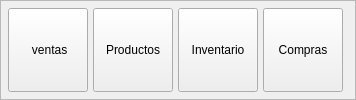
     <widget class="QFrame" name="frame_2">
      <property name="sizePolicy">
       <sizepolicy hsizetype="Preferred" vsizetype="Preferred">
        <horstretch>0</horstretch>
        <verstretch>2</verstretch>
       </sizepolicy>
      </property>
      <property name="minimumSize">
       <size>
        <width>0</width>
        <height>0</height>
       </size>
      </property>
      <property name="maximumSize">
       <size>
        <width>16777215</width>
        <height>16777215</height>
       </size>
      </property>
      <property name="frameShape">
       <enum>QFrame::Shape::StyledPanel</enum>
      </property>
      <property name="frameShadow">
       <enum>QFrame::Shadow::Raised</enum>
      </property>
      <layout class="QHBoxLayout" name="horizontalLayout_2">
       <property name="spacing">
        <number>5</number>
       </property>
       <property name="leftMargin">
        <number>7</number>
       </property>
       <property name="topMargin">
        <number>7</number>
       </property>
       <property name="rightMargin">
        <number>7</number>
       </property>
       <property name="bottomMargin">
        <number>7</number>
       </property>
       <item>
        <widget class="QPushButton" name="btnVentas">
         <property name="sizePolicy">
          <sizepolicy hsizetype="Minimum" vsizetype="Minimum">
           <horstretch>1</horstretch>
           <verstretch>1</verstretch>
          </sizepolicy>
         </property>
         <property name="text">
          <string> ventas</string>
         </property>
         <property name="icon">
          <iconset resource="../../assets/imagenes.qrc">
           <normaloff>:/ico/png/shoppaymentorderbuy-20_icon-icons.com_73877.png</normaloff>:/ico/png/shoppaymentorderbuy-20_icon-icons.com_73877.png</iconset>
         </property>
        </widget>
       </item>
       <item>
        <widget class="QPushButton" name="btnProducto">
         <property name="sizePolicy">
          <sizepolicy hsizetype="Minimum" vsizetype="Minimum">
           <horstretch>1</horstretch>
           <verstretch>1</verstretch>
          </sizepolicy>
         </property>
         <property name="text">
          <string>Productos</string>
         </property>
         <property name="icon">
          <iconset resource="../../assets/imagenes.qrc">
           <normaloff>:/ico/png/box_full_products_14639.png</normaloff>:/ico/png/box_full_products_14639.png</iconset>
         </property>
        </widget>
       </item>
       <item>
        <widget class="QPushButton" name="btnInventario">
         <property name="sizePolicy">
          <sizepolicy hsizetype="Minimum" vsizetype="Minimum">
           <horstretch>1</horstretch>
           <verstretch>1</verstretch>
          </sizepolicy>
         </property>
         <property name="text">
          <string>Inventario</string>
         </property>
         <property name="icon">
          <iconset resource="../../assets/imagenes.qrc">
           <normaloff>:/ico/png/business_inventory_maintenance_product_box_boxes_2326.png</normaloff>:/ico/png/business_inventory_maintenance_product_box_boxes_2326.png</iconset>
         </property>
        </widget>
       </item>
       <item>
        <widget class="QPushButton" name="btnCompras">
         <property name="sizePolicy">
          <sizepolicy hsizetype="Minimum" vsizetype="Minimum">
           <horstretch>1</horstretch>
           <verstretch>1</verstretch>
          </sizepolicy>
         </property>
         <property name="text">
          <string>Compras</string>
         </property>
        </widget>
       </item>
       <item>
        <widget class="QFrame" name="frame_20">
         <property name="sizePolicy">
          <sizepolicy hsizetype="Preferred" vsizetype="Preferred">
           <horstretch>9</horstretch>
           <verstretch>1</verstretch>
          </sizepolicy>
         </property>
         <property name="frameShape">
          <enum>QFrame::Shape::NoFrame</enum>
         </property>
         <property name="frameShadow">
          <enum>QFrame::Shadow::Raised</enum>
         </property>
        </widget>
       </item>
      </layout>
     </widget>
